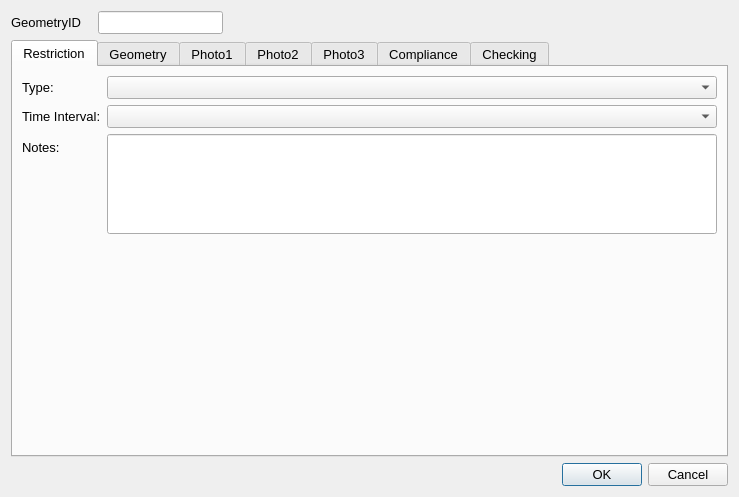
<?xml version="1.0" encoding="UTF-8"?>
<ui version="4.0">
 <class>Dialog</class>
 <widget class="QDialog" name="Dialog">
  <property name="geometry">
   <rect>
    <x>0</x>
    <y>0</y>
    <width>739</width>
    <height>497</height>
   </rect>
  </property>
  <property name="sizePolicy">
   <sizepolicy hsizetype="Fixed" vsizetype="Fixed">
    <horstretch>0</horstretch>
    <verstretch>0</verstretch>
   </sizepolicy>
  </property>
  <property name="maximumSize">
   <size>
    <width>750</width>
    <height>550</height>
   </size>
  </property>
  <property name="font">
   <font>
    <pointsize>10</pointsize>
   </font>
  </property>
  <property name="windowTitle">
   <string>Dialog</string>
  </property>
  <layout class="QGridLayout" name="gridLayout">
   <item row="2" column="2">
    <widget class="QDialogButtonBox" name="button_box">
     <property name="orientation">
      <enum>Qt::Horizontal</enum>
     </property>
     <property name="standardButtons">
      <set>QDialogButtonBox::Cancel|QDialogButtonBox::Ok</set>
     </property>
    </widget>
   </item>
   <item row="0" column="1">
    <widget class="QLineEdit" name="GeometryID">
     <property name="sizePolicy">
      <sizepolicy hsizetype="Preferred" vsizetype="Preferred">
       <horstretch>0</horstretch>
       <verstretch>0</verstretch>
      </sizepolicy>
     </property>
     <property name="font">
      <font>
       <pointsize>10</pointsize>
      </font>
     </property>
     <property name="inputMask">
      <string/>
     </property>
     <property name="readOnly">
      <bool>true</bool>
     </property>
     <property name="placeholderText">
      <string/>
     </property>
    </widget>
   </item>
   <item row="1" column="0" colspan="3">
    <widget class="QTabWidget" name="Details">
     <property name="sizePolicy">
      <sizepolicy hsizetype="Expanding" vsizetype="Expanding">
       <horstretch>0</horstretch>
       <verstretch>0</verstretch>
      </sizepolicy>
     </property>
     <property name="minimumSize">
      <size>
       <width>0</width>
       <height>0</height>
      </size>
     </property>
     <property name="font">
      <font>
       <pointsize>10</pointsize>
      </font>
     </property>
     <property name="cursor">
      <cursorShape>IBeamCursor</cursorShape>
     </property>
     <property name="mouseTracking">
      <bool>true</bool>
     </property>
     <property name="acceptDrops">
      <bool>true</bool>
     </property>
     <property name="currentIndex">
      <number>0</number>
     </property>
     <widget class="QWidget" name="RestrictionDetails">
      <property name="focusPolicy">
       <enum>Qt::NoFocus</enum>
      </property>
      <attribute name="title">
       <string>Restriction</string>
      </attribute>
      <layout class="QFormLayout" name="formLayout">
       <property name="fieldGrowthPolicy">
        <enum>QFormLayout::AllNonFixedFieldsGrow</enum>
       </property>
       <item row="2" column="0">
        <widget class="QLabel" name="label_7">
         <property name="text">
          <string>Type:</string>
         </property>
        </widget>
       </item>
       <item row="2" column="1">
        <widget class="QComboBox" name="dedication"/>
       </item>
       <item row="3" column="0">
        <widget class="QLabel" name="label_6">
         <property name="text">
          <string>Time Interval:</string>
         </property>
        </widget>
       </item>
       <item row="3" column="1">
        <widget class="QComboBox" name="timeInterval"/>
       </item>
       <item row="7" column="0">
        <widget class="QLabel" name="lbl_Notes">
         <property name="text">
          <string>Notes:</string>
         </property>
        </widget>
       </item>
       <item row="7" column="1">
        <widget class="QLineEdit" name="Notes">
         <property name="minimumSize">
          <size>
           <width>0</width>
           <height>100</height>
          </size>
         </property>
         <property name="alignment">
          <set>Qt::AlignLeading|Qt::AlignLeft|Qt::AlignTop</set>
         </property>
        </widget>
       </item>
      </layout>
     </widget>
     <widget class="QWidget" name="Geometry">
      <attribute name="title">
       <string>Geometry</string>
      </attribute>
      <layout class="QFormLayout" name="formLayout_2">
       <property name="fieldGrowthPolicy">
        <enum>QFormLayout::AllNonFixedFieldsGrow</enum>
       </property>
       <item row="0" column="0">
        <widget class="QLabel" name="lbl_RoadName">
         <property name="minimumSize">
          <size>
           <width>90</width>
           <height>16</height>
          </size>
         </property>
         <property name="font">
          <font>
           <pointsize>10</pointsize>
          </font>
         </property>
         <property name="text">
          <string>Road Name:</string>
         </property>
        </widget>
       </item>
       <item row="0" column="1">
        <widget class="QLineEdit" name="RoadName"/>
       </item>
       <item row="1" column="0">
        <widget class="QLabel" name="lbl_USRN">
         <property name="minimumSize">
          <size>
           <width>90</width>
           <height>16</height>
          </size>
         </property>
         <property name="font">
          <font>
           <pointsize>10</pointsize>
          </font>
         </property>
         <property name="text">
          <string>USRN:</string>
         </property>
        </widget>
       </item>
       <item row="1" column="1">
        <widget class="QLineEdit" name="USRN"/>
       </item>
       <item row="3" column="1">
        <spacer name="verticalSpacer">
         <property name="orientation">
          <enum>Qt::Vertical</enum>
         </property>
         <property name="sizeHint" stdset="0">
          <size>
           <width>20</width>
           <height>40</height>
          </size>
         </property>
        </spacer>
       </item>
       <item row="4" column="0">
        <widget class="QLabel" name="label_8">
         <property name="text">
          <string>Last Update Date:</string>
         </property>
        </widget>
       </item>
       <item row="4" column="1">
        <widget class="QDateTimeEdit" name="LastUpdateDateTime">
         <property name="readOnly">
          <bool>true</bool>
         </property>
        </widget>
       </item>
       <item row="5" column="0">
        <widget class="QLabel" name="label_2">
         <property name="text">
          <string>Last Changed By:</string>
         </property>
        </widget>
       </item>
       <item row="5" column="1">
        <widget class="QLineEdit" name="LastUpdatePerson"/>
       </item>
       <item row="6" column="0">
        <widget class="QLabel" name="label_9">
         <property name="text">
          <string>RestrictionID:</string>
         </property>
        </widget>
       </item>
       <item row="6" column="1">
        <widget class="QLineEdit" name="RestrictionID"/>
       </item>
      </layout>
     </widget>
     <widget class="QWidget" name="PhotoTab_01">
      <attribute name="title">
       <string>Photo1</string>
      </attribute>
      <layout class="QGridLayout" name="gridLayout_2">
       <item row="1" column="0">
        <widget class="QPushButton" name="startCamera1">
         <property name="maximumSize">
          <size>
           <width>150</width>
           <height>16777215</height>
          </size>
         </property>
         <property name="text">
          <string>open Camera</string>
         </property>
         <property name="icon">
          <iconset>
           <normaloff>../../../../PC18-26 Carnegie Library Lambeth/Mapping/Templates/camara_foto.png</normaloff>../../../../PC18-26 Carnegie Library Lambeth/Mapping/Templates/camara_foto.png</iconset>
         </property>
         <property name="checkable">
          <bool>true</bool>
         </property>
         <property name="autoDefault">
          <bool>false</bool>
         </property>
         <property name="default">
          <bool>false</bool>
         </property>
        </widget>
       </item>
       <item row="1" column="2">
        <widget class="QPushButton" name="getPhoto1">
         <property name="maximumSize">
          <size>
           <width>150</width>
           <height>16777215</height>
          </size>
         </property>
         <property name="text">
          <string>take Photo</string>
         </property>
         <property name="icon">
          <iconset>
           <normaloff>../../../../PC18-26 Carnegie Library Lambeth/Mapping/Templates/take-photo-icon-21.jpg</normaloff>../../../../PC18-26 Carnegie Library Lambeth/Mapping/Templates/take-photo-icon-21.jpg</iconset>
         </property>
         <property name="checkable">
          <bool>false</bool>
         </property>
         <property name="autoDefault">
          <bool>false</bool>
         </property>
        </widget>
       </item>
       <item row="0" column="0">
        <widget class="QLabel" name="Photo_Widget_01">
         <property name="sizePolicy">
          <sizepolicy hsizetype="Fixed" vsizetype="Fixed">
           <horstretch>0</horstretch>
           <verstretch>0</verstretch>
          </sizepolicy>
         </property>
         <property name="maximumSize">
          <size>
           <width>640</width>
           <height>480</height>
          </size>
         </property>
         <property name="autoFillBackground">
          <bool>true</bool>
         </property>
         <property name="text">
          <string>No photo</string>
         </property>
        </widget>
       </item>
      </layout>
     </widget>
     <widget class="QWidget" name="PhotoTab_02">
      <attribute name="title">
       <string>Photo2</string>
      </attribute>
      <layout class="QGridLayout" name="gridLayout_4">
       <item row="0" column="0">
        <widget class="QLabel" name="Photo_Widget_02">
         <property name="sizePolicy">
          <sizepolicy hsizetype="Fixed" vsizetype="Fixed">
           <horstretch>0</horstretch>
           <verstretch>0</verstretch>
          </sizepolicy>
         </property>
         <property name="maximumSize">
          <size>
           <width>640</width>
           <height>480</height>
          </size>
         </property>
         <property name="autoFillBackground">
          <bool>true</bool>
         </property>
         <property name="text">
          <string>No photo</string>
         </property>
        </widget>
       </item>
       <item row="1" column="0">
        <widget class="QPushButton" name="startCamera2">
         <property name="maximumSize">
          <size>
           <width>150</width>
           <height>16777215</height>
          </size>
         </property>
         <property name="text">
          <string>open Camera</string>
         </property>
         <property name="icon">
          <iconset>
           <normaloff>../../../../PC18-26 Carnegie Library Lambeth/Mapping/Templates/camara_foto.png</normaloff>../../../../PC18-26 Carnegie Library Lambeth/Mapping/Templates/camara_foto.png</iconset>
         </property>
         <property name="checkable">
          <bool>true</bool>
         </property>
         <property name="autoDefault">
          <bool>false</bool>
         </property>
         <property name="default">
          <bool>false</bool>
         </property>
        </widget>
       </item>
       <item row="1" column="1">
        <widget class="QPushButton" name="getPhoto2">
         <property name="maximumSize">
          <size>
           <width>150</width>
           <height>16777215</height>
          </size>
         </property>
         <property name="text">
          <string>take Photo</string>
         </property>
         <property name="icon">
          <iconset>
           <normaloff>../../../../PC18-26 Carnegie Library Lambeth/Mapping/Templates/take-photo-icon-21.jpg</normaloff>../../../../PC18-26 Carnegie Library Lambeth/Mapping/Templates/take-photo-icon-21.jpg</iconset>
         </property>
         <property name="checkable">
          <bool>false</bool>
         </property>
         <property name="autoDefault">
          <bool>false</bool>
         </property>
        </widget>
       </item>
      </layout>
     </widget>
     <widget class="QWidget" name="PhotoTab_03">
      <attribute name="title">
       <string>Photo3</string>
      </attribute>
      <layout class="QGridLayout" name="gridLayout_3">
       <item row="0" column="0">
        <widget class="QLabel" name="Photo_Widget_03">
         <property name="autoFillBackground">
          <bool>true</bool>
         </property>
         <property name="text">
          <string>No photo</string>
         </property>
        </widget>
       </item>
       <item row="1" column="2">
        <widget class="QPushButton" name="getPhoto3">
         <property name="maximumSize">
          <size>
           <width>150</width>
           <height>16777215</height>
          </size>
         </property>
         <property name="text">
          <string>take Photo</string>
         </property>
         <property name="icon">
          <iconset>
           <normaloff>../../../../PC18-26 Carnegie Library Lambeth/Mapping/Templates/take-photo-icon-21.jpg</normaloff>../../../../PC18-26 Carnegie Library Lambeth/Mapping/Templates/take-photo-icon-21.jpg</iconset>
         </property>
         <property name="checkable">
          <bool>false</bool>
         </property>
         <property name="autoDefault">
          <bool>false</bool>
         </property>
        </widget>
       </item>
       <item row="1" column="0">
        <widget class="QPushButton" name="startCamera3">
         <property name="maximumSize">
          <size>
           <width>150</width>
           <height>16777215</height>
          </size>
         </property>
         <property name="text">
          <string>open Camera</string>
         </property>
         <property name="icon">
          <iconset>
           <normaloff>../../../../PC18-26 Carnegie Library Lambeth/Mapping/Templates/camara_foto.png</normaloff>../../../../PC18-26 Carnegie Library Lambeth/Mapping/Templates/camara_foto.png</iconset>
         </property>
         <property name="checkable">
          <bool>true</bool>
         </property>
         <property name="autoDefault">
          <bool>false</bool>
         </property>
         <property name="default">
          <bool>false</bool>
         </property>
        </widget>
       </item>
      </layout>
     </widget>
     <widget class="QWidget" name="tab">
      <attribute name="title">
       <string>Compliance</string>
      </attribute>
      <widget class="QWidget" name="layoutWidget">
       <property name="geometry">
        <rect>
         <x>9</x>
         <y>13</y>
         <width>701</width>
         <height>371</height>
        </rect>
       </property>
       <layout class="QGridLayout" name="gridLayout_5">
        <item row="0" column="0">
         <widget class="QLabel" name="label_11">
          <property name="text">
           <string>Restriction-&gt;Sign:</string>
          </property>
         </widget>
        </item>
        <item row="1" column="0">
         <widget class="QLabel" name="label_12">
          <property name="text">
           <string>Compliance notes:</string>
          </property>
         </widget>
        </item>
        <item row="1" column="1">
         <widget class="QTextEdit" name="ComplianceNotes"/>
        </item>
        <item row="0" column="1">
         <widget class="QComboBox" name="ComplianceRestrictionSignIssue"/>
        </item>
       </layout>
      </widget>
     </widget>
     <widget class="QWidget" name="checkingTab">
      <attribute name="title">
       <string>Checking</string>
      </attribute>
      <layout class="QFormLayout" name="formLayout_3">
       <item row="0" column="0">
        <widget class="QLabel" name="label_5">
         <property name="text">
          <string>Check issue type:</string>
         </property>
        </widget>
       </item>
       <item row="0" column="1">
        <widget class="QComboBox" name="MHTC_CheckIssueTypeID"/>
       </item>
       <item row="1" column="0">
        <widget class="QLabel" name="label_4">
         <property name="text">
          <string>Check Notes:</string>
         </property>
        </widget>
       </item>
       <item row="1" column="1">
        <widget class="QTextEdit" name="MHTC_CheckNotes"/>
       </item>
       <item row="2" column="0">
        <spacer name="verticalSpacer_2">
         <property name="orientation">
          <enum>Qt::Vertical</enum>
         </property>
         <property name="sizeHint" stdset="0">
          <size>
           <width>20</width>
           <height>20</height>
          </size>
         </property>
        </spacer>
       </item>
       <item row="3" column="0">
        <widget class="QCheckBox" name="FieldCheckCompleted">
         <property name="text">
          <string>Field check completed</string>
         </property>
        </widget>
       </item>
       <item row="4" column="0">
        <spacer name="verticalSpacer_3">
         <property name="orientation">
          <enum>Qt::Vertical</enum>
         </property>
         <property name="sizeHint" stdset="0">
          <size>
           <width>20</width>
           <height>10</height>
          </size>
         </property>
        </spacer>
       </item>
       <item row="7" column="0">
        <widget class="QLabel" name="label_3">
         <property name="text">
          <string>Checked by:</string>
         </property>
        </widget>
       </item>
       <item row="7" column="1">
        <widget class="QLineEdit" name="Last_MHTC_Check_UpdatePerson"/>
       </item>
       <item row="8" column="0">
        <widget class="QLabel" name="label_10">
         <property name="text">
          <string>Check date:</string>
         </property>
        </widget>
       </item>
       <item row="8" column="1">
        <widget class="QDateTimeEdit" name="Last_MHTC_Check_UpdateDateTime"/>
       </item>
      </layout>
     </widget>
    </widget>
   </item>
   <item row="0" column="0">
    <widget class="QLabel" name="label">
     <property name="minimumSize">
      <size>
       <width>81</width>
       <height>16</height>
      </size>
     </property>
     <property name="font">
      <font>
       <pointsize>10</pointsize>
      </font>
     </property>
     <property name="text">
      <string>GeometryID</string>
     </property>
    </widget>
   </item>
  </layout>
 </widget>
 <resources/>
 <connections>
  <connection>
   <sender>button_box</sender>
   <signal>accepted()</signal>
   <receiver>Dialog</receiver>
   <slot>accept()</slot>
   <hints>
    <hint type="sourcelabel">
     <x>248</x>
     <y>254</y>
    </hint>
    <hint type="destinationlabel">
     <x>157</x>
     <y>274</y>
    </hint>
   </hints>
  </connection>
  <connection>
   <sender>button_box</sender>
   <signal>rejected()</signal>
   <receiver>Dialog</receiver>
   <slot>reject()</slot>
   <hints>
    <hint type="sourcelabel">
     <x>316</x>
     <y>260</y>
    </hint>
    <hint type="destinationlabel">
     <x>286</x>
     <y>274</y>
    </hint>
   </hints>
  </connection>
 </connections>
</ui>
